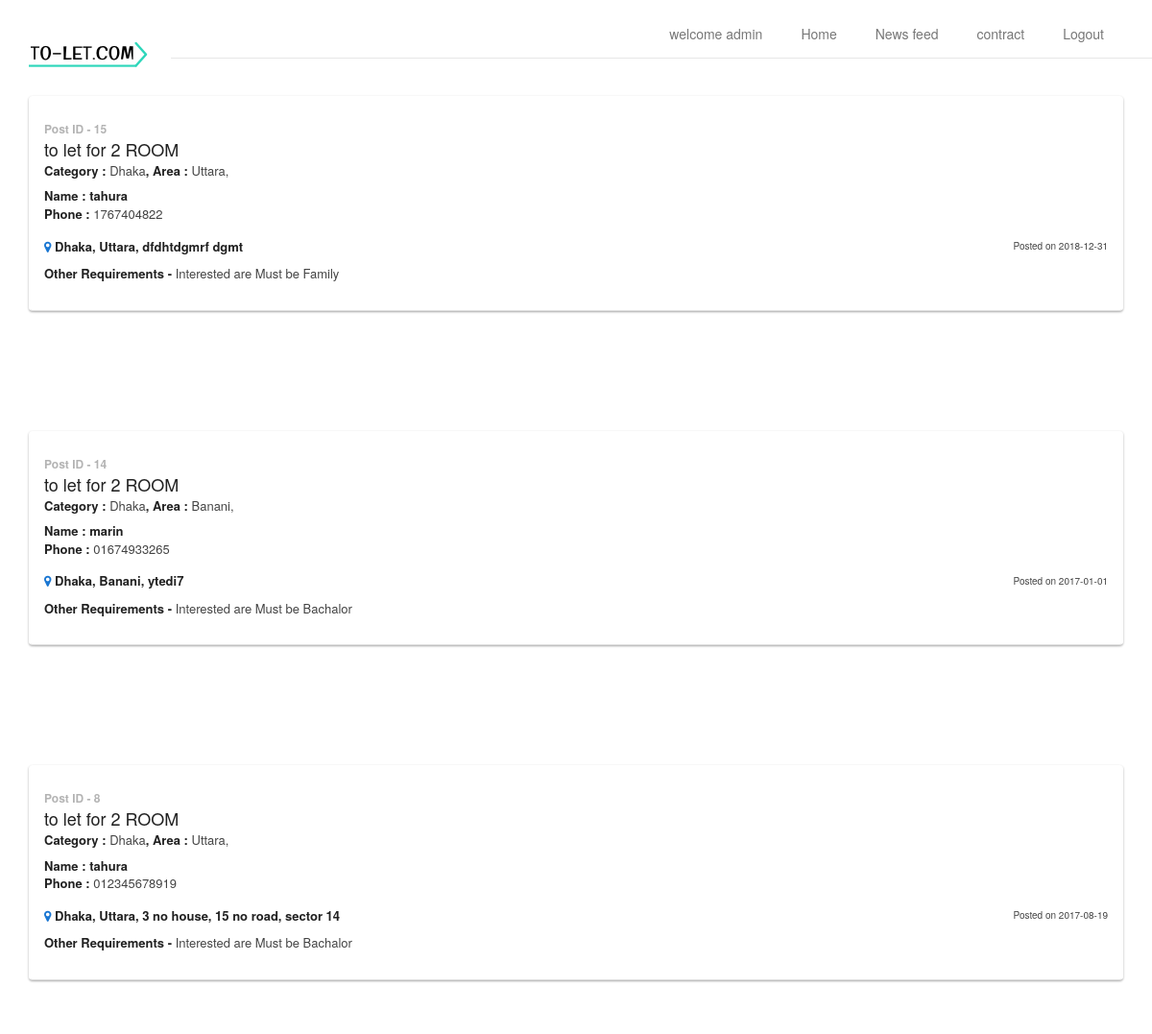
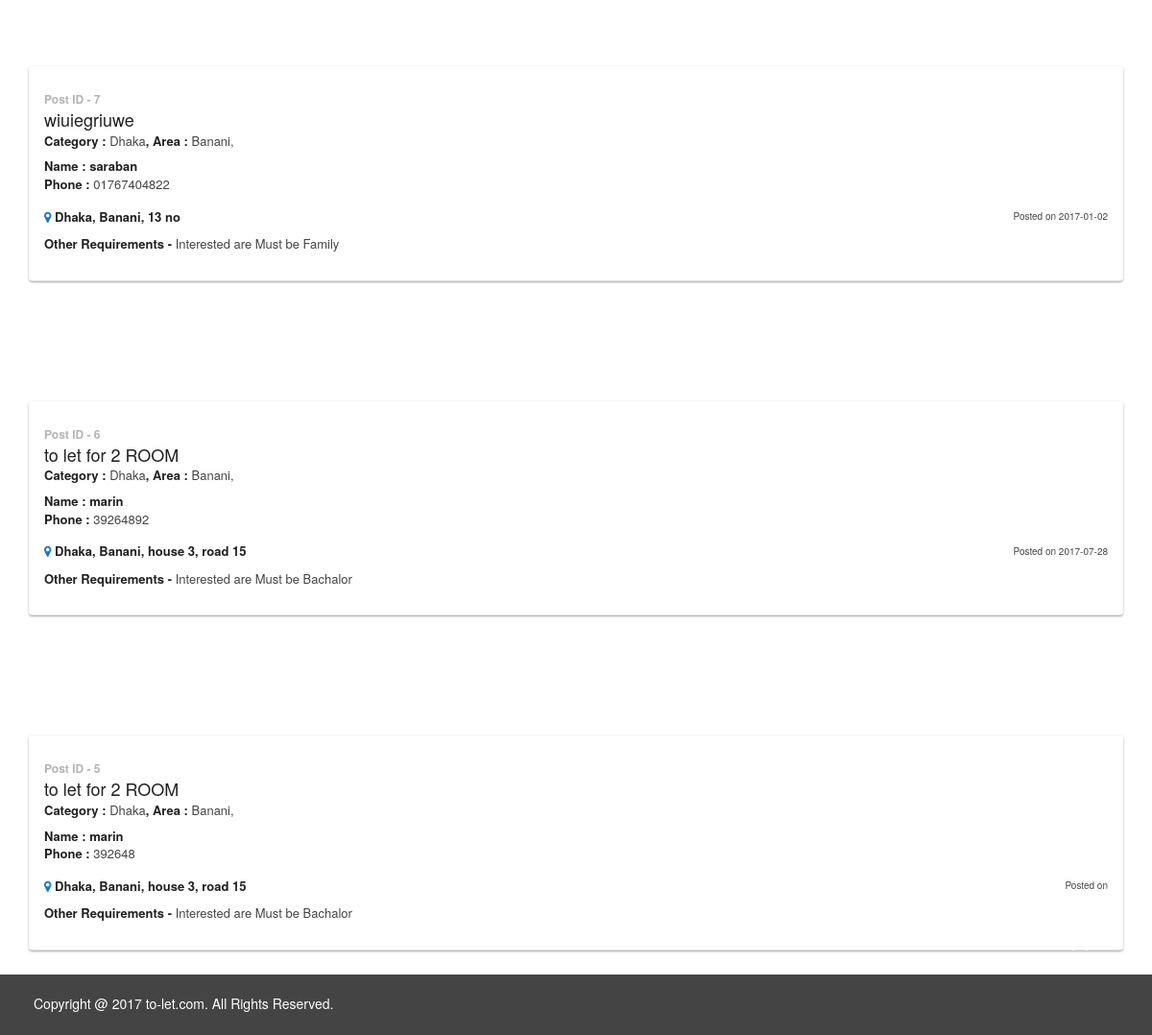
The app's page /newsfeed.php (signed in) with its own data (2 pictures, top to bottom).
### tables this page shows
CREATE TABLE `post` (
  `id` int(11) NOT NULL,
  `title` varchar(250) NOT NULL,
  `name` varchar(250) NOT NULL,
  `phone` varchar(250) NOT NULL,
  `city` varchar(250) NOT NULL,
  `sector` varchar(250) NOT NULL,
  `status` varchar(250) NOT NULL,
  `location` varchar(1000) NOT NULL,
  `datee` varchar(250) NOT NULL
);

### newsfeed.php (the view, shortened to what this page needs)
<?php
   if (isset($_SESSION['name'])) {
?>
<?php include('header.php'); ?>
<?php
    $sql = "SELECT * FROM post ORDER BY `id` DESC";
    $obj = mysqli_query($connection,$sql);
   foreach ($obj as $key => $value) {
?>
<div class="container" style=" margin-top: 100px">
<div class="panel panel-primary" style="margin-bottom: 25px !important; border-bottom: 1px solid #e0e0e0 !important; border-top-color: #FFFFFF !important; border-left-color: #FFFFFF !important; border-right-color: #FFFFFF !important; -webkit-box-shadow: 0 1px 3px rgba(0, 0, 0, 0.12), 0 1px 2px rgba(0, 0, 0, 0.24);-moz-box-shadow: 0 1px 3px rgba(0, 0, 0, 0.12), 0 1px 2px rgba(0, 0, 0, 0.24);box-shadow: 0 1px 3px rgba(0, 0, 0, 0.12), 0 1px 2px rgba(0, 0, 0, 0.24);">
						  <div class="panel-body">
						    <div class="row">
								<div class="col-md-9 col-sm-12">
									<p style="font-size: 12px !important; color: #b3b3b3; font-weight: bold !important; margin: 0 !important;">Post ID -  <?php echo $value['id']; ?></p>
									<p style="font-size: 18px; font-weight: 500; margin: 0 !important; color: #212121;"><?php echo $value['title']; ?></p>
									<p style="font-size: 13px !important; margin: 0 !important; font-weight: 500;"><span style="font-weight: 600; color: #212121;">Category : </span><?php echo $value['city']; ?><span style="font-weight: 600; color: #212121;">, Area : </span><?php echo $value['sector'];?>,</p>
									<p style="font-size: 13px !important; margin-top: 8px !important; margin-bottom: 0px !important;"><span style="font-weight: 600; color: #212121;">Name : <?php echo $value['name']; ?> </span> </p>
									<p style="font-size: 13px !important; margin-top: 0px !important; margin-bottom: 8px !important;"><span style="font-weight: 600; color: #212121;">Phone :</span> <?php echo $value['phone']; ?></p>
									<p style="padding-top: 7px; padding-bottom: 7px; font-size: 13px !important; font-weight: 600; color: #212121;"><i class="fa fa-map-marker" style="color: #1976d2;"></i> <?php echo $value['city']; ?>, <?php echo $value['sector']; ?>, <?php echo $value['location']; ?></p>
									<p style="font-size: 13px !important;"><span style="font-weight: 600; color: #212121;">Other Requirements - </span>Interested are Must be <?php echo $value['status']; ?></p>
								</div>
								<div class="col-md-3 col-sm-12 footer">
									<div class="col-md-12 col-xs-3 outer_share" style="padding-right: 0px;" align="right">
					                </div>
					                <div class="col-md-12 col-xs-9 apply" style="padding-right: 0px; margin-top: 80px;" align="right">
					                	<br><br>
					                	<p class="pull-right" style="font-size: 10px">Posted on <?php echo $value['datee']; ?></p>
					                </div>
								</div>
							</div>
						  </div>
					  </div>
</div>
<?php } ?>
<?php include('footer.php'); ?>
<?php }else{
	header("Location:login.php");
} ?>

### header.php (shortened to what this page needs)
<html lang="en" class=" js csstransitions"><head>
    <link href="landing/css/bootstrap.min.css" rel="stylesheet">
    <link href="landing/css/style.css" rel="stylesheet">
    <link rel="stylesheet" href="landing/css/bootstrap-datepicker3.css">
    <link rel="stylesheet" href="/landing/css/build.css">
	<link href="https://maxcdn.bootstrapcdn.com/font-awesome/4.7.0/css/font-awesome.min.css" rel="stylesheet">
	<link rel="stylesheet" type="text/css" href="https://maxcdn.bootstrapcdn.com/bootstrap/3.3.7/css/bootstrap.min.css">
	<link rel="stylesheet" href="landing/css/bootstrap.min.css">
  </head>  <body cz-shortcut-listen="true" style="margin: 0px; overflow: visible;">
    <a class="scrollToTop" href="#" style="display: inline;"><i class="fa fa-angle-up"></i></a>
    <header id="header">
		<div class="menu_area">
			<nav class="navbar navbar-default navbar-fixed-top past-main" role="navigation">
				<div class="container">
					<div class="navbar-header">
    					<a class="navbar-brand for_change" href="index.php" style="color: black">
                            <img src="img/capture.png">
                        </a>
					</div>
					<div id="navbar" class="navbar-collapse collapse">
						<ul id="top-menu" class="nav navbar-nav navbar-right main_nav">
                            <li><a href="index.php"><?php
                                 if ($_SESSION['name']) {
                                echo "welcome ".$_SESSION['name'];
                            }else {
                            	echo "";
                            } ?></a></li>
							<li><a href="index.php">Home</a></li>
							<li><a href="newsfeed.php">News feed</a></li>
							<li><a href="#" >contract</a></li>
                            <li><a href="logout.php">Logout</a></li>
						</ul>
					</div>
				</div>
			</nav>
		</div>

### footer.php
<footer id="footer">
	<div class="container">
		<div class="row">
			<div class="col-lg-6 col-md-6 col-sm-6">
				<div class="footer_left">
					<p>
						Copyright @ 2017 to-let.com. All Rights Reserved.
					</p>
				</div>
			</div>
			<div class="col-lg-6 col-md-6 col-sm-6">
			</div>
		</div>
	</div>
</footer>

### landing/css/style.css (style rules this page uses)
body,html { overflow-x: hidden; }
body { font-family: 'Roboto', sans-serif; }
ul { padding: 0; margin: 0; list-style: none; }
a { text-decoration: none; color: #2f2f2f; }
img { border:none; }
.scrollToTop { bottom: 60px; display: none; font-size: 32px; font-weight: bold; height: 50px; position: fixed; right: 50px; text-align: center; text-decoration: none; width: 50px; z-index: 9999; color: #fff; -webkit-transition: all 0.5s; -moz-transition: all 0.5s; -ms-transition: all 0.5s; -o-transition: all 0.5s; transition: all 0.5s; }
#header { float: left; display: inline; width: 100%; position: relative; }
.menu_area { position: absolute; left:0; right: 0; top: 0; }
.navbar-default { background-color: transparent; border-color: transparent; margin-top: 10px; padding: 5px 0px; }
.past-main { background-color: rgba(256,256,256,1) !important; margin-top: 0px; padding: 9px 0px 0px; -webkit-transition: all 0.5s ease 0s; -o-transition: all 0.5s ease 0s; transition: all 0.5s ease 0s; }
.navbar { margin-bottom: 0px; }
#navbar { overflow-x: hidden; margin-top: 1px; }
.navbar-brand { color: #fff !important; font-size: 30px; font-weight: bolder; font-family: 'Roboto', sans-serif; margin-top: -5px; }
.navbar-default .navbar-nav > li > a { color: #fff; font-size: 14px; }
.navbar-nav > li { padding-right: 10px; }
.past-main .navbar-nav > li > a { color: #666; font-size: 14px; }
.navbar-right { margin-right: -50px; }
.navbar-nav > li > a { padding-top: 5px; padding-bottom: 5px; }
.panel-body { border-top-color: transparent !important; padding: 0px 15px; margin: 10px 0px; }
#footer { float: left; display: inline; width: 100%; padding: 20px; background-color: #444; }
.footer_left { float: left; display: inline; width: 100%; }
.footer_left > p { color: #ffffff; margin-bottom: 0; margin-top: 5px; }
p { color: #444444; margin: 0 0 3px !important; }
.navbar { min-height: 48px !important; }
.navbar-brand { margin-left: -55px !important; }

### records on screen
post: id "15", title "to let for 2 ROOM", city "Dhaka", sector "Uttara", name "tahura", phone "1767404822", location "dfdhtdgmrf dgmt", status "Family", datee "2018-12-31"
post: id "14", title "to let for 2 ROOM", city "Dhaka", sector "Banani", name "marin", phone "01674933265", location "ytedi7", status "Bachalor", datee "2017-01-01"
post: id "8", title "to let for 2 ROOM", city "Dhaka", sector "Uttara", name "tahura", phone "012345678919", location "3 no house, 15 no road, sector 14", status "Bachalor", datee "2017-08-19"
post: id "7", title "wiuiegriuwe", city "Dhaka", sector "Banani", name "saraban", phone "01767404822", location "13 no", status "Family", datee "2017-01-02"
post: id "6", title "to let for 2 ROOM", city "Dhaka", sector "Banani", name "marin", phone "39264892", location "house 3, road 15", status "Bachalor", datee "2017-07-28"
post: id "5", title "to let for 2 ROOM", city "Dhaka", sector "Banani", name "marin", phone "392648", location "house 3, road 15", status "Bachalor"

### other values on screen
$_SESSION['name'] "admin"
